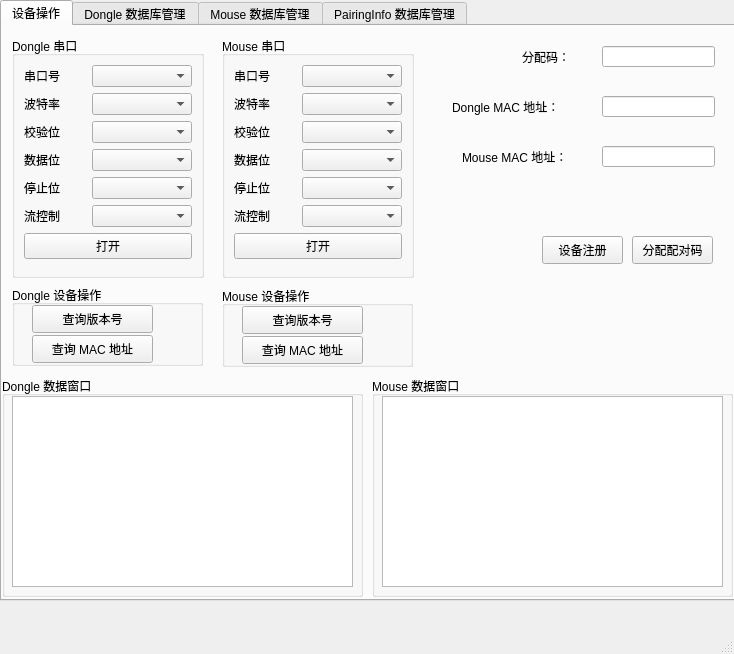
<?xml version="1.0" encoding="UTF-8"?>
<ui version="4.0">
 <class>PairingTool</class>
 <widget class="QMainWindow" name="PairingTool">
  <property name="geometry">
   <rect>
    <x>0</x>
    <y>0</y>
    <width>734</width>
    <height>654</height>
   </rect>
  </property>
  <property name="windowTitle">
   <string>MainWindow</string>
  </property>
  <widget class="QWidget" name="centralwidget">
   <widget class="QTabWidget" name="tabWidget">
    <property name="geometry">
     <rect>
      <x>0</x>
      <y>0</y>
      <width>741</width>
      <height>601</height>
     </rect>
    </property>
    <property name="currentIndex">
     <number>0</number>
    </property>
    <widget class="QWidget" name="tab">
     <attribute name="title">
      <string>设备操作</string>
     </attribute>
     <widget class="QGroupBox" name="group_Dongle">
      <property name="geometry">
       <rect>
        <x>10</x>
        <y>10</y>
        <width>192</width>
        <height>242</height>
       </rect>
      </property>
      <property name="maximumSize">
       <size>
        <width>16777215</width>
        <height>300</height>
       </size>
      </property>
      <property name="title">
       <string>Dongle 串口</string>
      </property>
      <layout class="QGridLayout" name="gridLayout_2">
       <item row="0" column="0">
        <layout class="QHBoxLayout" name="horizontalLayout">
         <item>
          <widget class="QLabel" name="label">
           <property name="text">
            <string>串口号</string>
           </property>
          </widget>
         </item>
         <item>
          <widget class="QComboBox" name="PortNumCmb_Dongle">
           <property name="sizePolicy">
            <sizepolicy hsizetype="Preferred" vsizetype="Fixed">
             <horstretch>0</horstretch>
             <verstretch>0</verstretch>
            </sizepolicy>
           </property>
           <property name="minimumSize">
            <size>
             <width>100</width>
             <height>0</height>
            </size>
           </property>
           <property name="maximumSize">
            <size>
             <width>1</width>
             <height>16777215</height>
            </size>
           </property>
          </widget>
         </item>
        </layout>
       </item>
       <item row="4" column="0">
        <layout class="QHBoxLayout" name="horizontalLayout_5">
         <item>
          <widget class="QLabel" name="label_6">
           <property name="text">
            <string>停止位</string>
           </property>
          </widget>
         </item>
         <item>
          <widget class="QComboBox" name="StopBCmb_Dongle">
           <property name="minimumSize">
            <size>
             <width>100</width>
             <height>0</height>
            </size>
           </property>
          </widget>
         </item>
        </layout>
       </item>
       <item row="5" column="0">
        <layout class="QHBoxLayout" name="horizontalLayout_6">
         <item>
          <widget class="QLabel" name="label_5">
           <property name="text">
            <string>流控制</string>
           </property>
          </widget>
         </item>
         <item>
          <widget class="QComboBox" name="FlowCtrlCmb_Dongle">
           <property name="minimumSize">
            <size>
             <width>100</width>
             <height>0</height>
            </size>
           </property>
          </widget>
         </item>
        </layout>
       </item>
       <item row="1" column="0">
        <layout class="QHBoxLayout" name="horizontalLayout_2">
         <item>
          <widget class="QLabel" name="label_2">
           <property name="text">
            <string>波特率</string>
           </property>
          </widget>
         </item>
         <item>
          <widget class="QComboBox" name="baudRCmb_Dongle">
           <property name="sizePolicy">
            <sizepolicy hsizetype="Preferred" vsizetype="Fixed">
             <horstretch>0</horstretch>
             <verstretch>0</verstretch>
            </sizepolicy>
           </property>
           <property name="minimumSize">
            <size>
             <width>100</width>
             <height>0</height>
            </size>
           </property>
          </widget>
         </item>
        </layout>
       </item>
       <item row="6" column="0">
        <widget class="QPushButton" name="OnOffBtn_Dongle">
         <property name="text">
          <string>打开</string>
         </property>
        </widget>
       </item>
       <item row="3" column="0">
        <layout class="QHBoxLayout" name="horizontalLayout_4">
         <item>
          <widget class="QLabel" name="label_4">
           <property name="text">
            <string>数据位</string>
           </property>
          </widget>
         </item>
         <item>
          <widget class="QComboBox" name="DataBCmb_Dongle">
           <property name="minimumSize">
            <size>
             <width>100</width>
             <height>0</height>
            </size>
           </property>
          </widget>
         </item>
        </layout>
       </item>
       <item row="2" column="0">
        <layout class="QHBoxLayout" name="horizontalLayout_3">
         <item>
          <widget class="QLabel" name="label_3">
           <property name="text">
            <string>校验位</string>
           </property>
          </widget>
         </item>
         <item>
          <widget class="QComboBox" name="DPaityCmb_Dongle">
           <property name="minimumSize">
            <size>
             <width>100</width>
             <height>0</height>
            </size>
           </property>
          </widget>
         </item>
        </layout>
       </item>
      </layout>
     </widget>
     <widget class="QGroupBox" name="group_Mouse">
      <property name="geometry">
       <rect>
        <x>220</x>
        <y>10</y>
        <width>192</width>
        <height>242</height>
       </rect>
      </property>
      <property name="maximumSize">
       <size>
        <width>16777215</width>
        <height>300</height>
       </size>
      </property>
      <property name="title">
       <string>Mouse 串口</string>
      </property>
      <layout class="QGridLayout" name="gridLayout_3">
       <item row="4" column="0">
        <layout class="QHBoxLayout" name="horizontalLayout_8">
         <item>
          <widget class="QLabel" name="label_8">
           <property name="text">
            <string>停止位</string>
           </property>
          </widget>
         </item>
         <item>
          <widget class="QComboBox" name="StopBCmb_Mouse">
           <property name="minimumSize">
            <size>
             <width>100</width>
             <height>0</height>
            </size>
           </property>
          </widget>
         </item>
        </layout>
       </item>
       <item row="6" column="0">
        <widget class="QPushButton" name="OnOffBtn_Mouse">
         <property name="text">
          <string>打开</string>
         </property>
        </widget>
       </item>
       <item row="3" column="0">
        <layout class="QHBoxLayout" name="horizontalLayout_12">
         <item>
          <widget class="QLabel" name="label_12">
           <property name="text">
            <string>数据位</string>
           </property>
          </widget>
         </item>
         <item>
          <widget class="QComboBox" name="DataBCmb_Mouse">
           <property name="minimumSize">
            <size>
             <width>100</width>
             <height>0</height>
            </size>
           </property>
          </widget>
         </item>
        </layout>
       </item>
       <item row="5" column="0">
        <layout class="QHBoxLayout" name="horizontalLayout_9">
         <item>
          <widget class="QLabel" name="label_9">
           <property name="text">
            <string>流控制</string>
           </property>
          </widget>
         </item>
         <item>
          <widget class="QComboBox" name="FlowCtrlCmb_Mouse">
           <property name="minimumSize">
            <size>
             <width>100</width>
             <height>0</height>
            </size>
           </property>
          </widget>
         </item>
        </layout>
       </item>
       <item row="1" column="0">
        <layout class="QHBoxLayout" name="horizontalLayout_10">
         <item>
          <widget class="QLabel" name="label_10">
           <property name="text">
            <string>波特率</string>
           </property>
          </widget>
         </item>
         <item>
          <widget class="QComboBox" name="baudRCmb_Mouse">
           <property name="sizePolicy">
            <sizepolicy hsizetype="Preferred" vsizetype="Fixed">
             <horstretch>0</horstretch>
             <verstretch>0</verstretch>
            </sizepolicy>
           </property>
           <property name="minimumSize">
            <size>
             <width>100</width>
             <height>0</height>
            </size>
           </property>
          </widget>
         </item>
        </layout>
       </item>
       <item row="0" column="0">
        <layout class="QHBoxLayout" name="horizontalLayout_11">
         <item>
          <widget class="QLabel" name="label_11">
           <property name="text">
            <string>串口号</string>
           </property>
          </widget>
         </item>
         <item>
          <widget class="QComboBox" name="PortNumCmb_Mouse">
           <property name="sizePolicy">
            <sizepolicy hsizetype="Preferred" vsizetype="Fixed">
             <horstretch>0</horstretch>
             <verstretch>0</verstretch>
            </sizepolicy>
           </property>
           <property name="minimumSize">
            <size>
             <width>100</width>
             <height>0</height>
            </size>
           </property>
           <property name="maximumSize">
            <size>
             <width>1</width>
             <height>16777215</height>
            </size>
           </property>
          </widget>
         </item>
        </layout>
       </item>
       <item row="2" column="0">
        <layout class="QHBoxLayout" name="horizontalLayout_7">
         <item>
          <widget class="QLabel" name="label_7">
           <property name="text">
            <string>校验位</string>
           </property>
          </widget>
         </item>
         <item>
          <widget class="QComboBox" name="DPaityCmb_Mouse">
           <property name="minimumSize">
            <size>
             <width>100</width>
             <height>0</height>
            </size>
           </property>
          </widget>
         </item>
        </layout>
       </item>
      </layout>
     </widget>
     <widget class="QPushButton" name="btn_registerDevice">
      <property name="geometry">
       <rect>
        <x>540</x>
        <y>210</y>
        <width>81</width>
        <height>28</height>
       </rect>
      </property>
      <property name="text">
       <string>设备注册</string>
      </property>
     </widget>
     <widget class="QPushButton" name="btn_paringCode">
      <property name="geometry">
       <rect>
        <x>630</x>
        <y>210</y>
        <width>81</width>
        <height>28</height>
       </rect>
      </property>
      <property name="text">
       <string>分配配对码</string>
      </property>
     </widget>
     <widget class="QGroupBox" name="group_dongleData">
      <property name="geometry">
       <rect>
        <x>0</x>
        <y>350</y>
        <width>361</width>
        <height>221</height>
       </rect>
      </property>
      <property name="title">
       <string>Dongle 数据窗口</string>
      </property>
      <widget class="QTextEdit" name="te_dongleRevData">
       <property name="geometry">
        <rect>
         <x>10</x>
         <y>20</y>
         <width>341</width>
         <height>191</height>
        </rect>
       </property>
      </widget>
     </widget>
     <widget class="QGroupBox" name="group_mouseData">
      <property name="geometry">
       <rect>
        <x>370</x>
        <y>350</y>
        <width>361</width>
        <height>221</height>
       </rect>
      </property>
      <property name="title">
       <string>Mouse 数据窗口</string>
      </property>
      <widget class="QTextEdit" name="te_mouseRevData">
       <property name="geometry">
        <rect>
         <x>10</x>
         <y>20</y>
         <width>341</width>
         <height>191</height>
        </rect>
       </property>
      </widget>
     </widget>
     <widget class="QLabel" name="label_13">
      <property name="geometry">
       <rect>
        <x>450</x>
        <y>60</y>
        <width>141</width>
        <height>41</height>
       </rect>
      </property>
      <property name="text">
       <string>Dongle MAC 地址：</string>
      </property>
     </widget>
     <widget class="QLineEdit" name="le_mouseMAC">
      <property name="geometry">
       <rect>
        <x>600</x>
        <y>120</y>
        <width>113</width>
        <height>21</height>
       </rect>
      </property>
     </widget>
     <widget class="QLineEdit" name="le_dongleMAC">
      <property name="geometry">
       <rect>
        <x>600</x>
        <y>70</y>
        <width>113</width>
        <height>21</height>
       </rect>
      </property>
      <property name="text">
       <string/>
      </property>
     </widget>
     <widget class="QLineEdit" name="le_pairingCode">
      <property name="geometry">
       <rect>
        <x>600</x>
        <y>20</y>
        <width>113</width>
        <height>21</height>
       </rect>
      </property>
     </widget>
     <widget class="QLabel" name="label_14">
      <property name="geometry">
       <rect>
        <x>520</x>
        <y>10</y>
        <width>61</width>
        <height>41</height>
       </rect>
      </property>
      <property name="text">
       <string>分配码：</string>
      </property>
     </widget>
     <widget class="QLabel" name="label_15">
      <property name="geometry">
       <rect>
        <x>460</x>
        <y>110</y>
        <width>141</width>
        <height>41</height>
       </rect>
      </property>
      <property name="text">
       <string>Mouse MAC 地址：</string>
      </property>
     </widget>
     <widget class="QGroupBox" name="groupBox">
      <property name="geometry">
       <rect>
        <x>10</x>
        <y>259</y>
        <width>191</width>
        <height>81</height>
       </rect>
      </property>
      <property name="title">
       <string>Dongle 设备操作</string>
      </property>
      <widget class="QPushButton" name="btn_checkDongleVersionId">
       <property name="geometry">
        <rect>
         <x>20</x>
         <y>20</y>
         <width>121</width>
         <height>28</height>
        </rect>
       </property>
       <property name="text">
        <string>查询版本号</string>
       </property>
      </widget>
      <widget class="QPushButton" name="btn_checkDongleMACAddress">
       <property name="geometry">
        <rect>
         <x>20</x>
         <y>50</y>
         <width>121</width>
         <height>28</height>
        </rect>
       </property>
       <property name="text">
        <string>查询 MAC 地址</string>
       </property>
      </widget>
     </widget>
     <widget class="QGroupBox" name="groupBox_2">
      <property name="geometry">
       <rect>
        <x>220</x>
        <y>260</y>
        <width>191</width>
        <height>81</height>
       </rect>
      </property>
      <property name="title">
       <string>Mouse 设备操作</string>
      </property>
      <widget class="QPushButton" name="btn_checkMouseVersionId">
       <property name="geometry">
        <rect>
         <x>20</x>
         <y>20</y>
         <width>121</width>
         <height>28</height>
        </rect>
       </property>
       <property name="text">
        <string>查询版本号</string>
       </property>
      </widget>
      <widget class="QPushButton" name="btn_checkMouseMACAddress">
       <property name="geometry">
        <rect>
         <x>20</x>
         <y>50</y>
         <width>121</width>
         <height>28</height>
        </rect>
       </property>
       <property name="text">
        <string>查询 MAC 地址</string>
       </property>
      </widget>
     </widget>
    </widget>
    <widget class="QWidget" name="tab_2">
     <attribute name="title">
      <string>Dongle 数据库管理</string>
     </attribute>
     <widget class="QTableView" name="tbv_Dongle">
      <property name="geometry">
       <rect>
        <x>210</x>
        <y>10</y>
        <width>500</width>
        <height>471</height>
       </rect>
      </property>
      <property name="minimumSize">
       <size>
        <width>500</width>
        <height>0</height>
       </size>
      </property>
      <property name="maximumSize">
       <size>
        <width>500</width>
        <height>16777215</height>
       </size>
      </property>
     </widget>
    </widget>
    <widget class="QWidget" name="tab_3">
     <attribute name="title">
      <string>Mouse 数据库管理</string>
     </attribute>
     <widget class="QTableView" name="tbv_Mouse">
      <property name="geometry">
       <rect>
        <x>210</x>
        <y>10</y>
        <width>500</width>
        <height>471</height>
       </rect>
      </property>
      <property name="minimumSize">
       <size>
        <width>500</width>
        <height>0</height>
       </size>
      </property>
      <property name="maximumSize">
       <size>
        <width>500</width>
        <height>16777215</height>
       </size>
      </property>
     </widget>
    </widget>
    <widget class="QWidget" name="tab_4">
     <attribute name="title">
      <string>PairingInfo 数据库管理</string>
     </attribute>
     <widget class="QTableView" name="tbv_ParingInfo">
      <property name="geometry">
       <rect>
        <x>210</x>
        <y>10</y>
        <width>500</width>
        <height>471</height>
       </rect>
      </property>
      <property name="minimumSize">
       <size>
        <width>500</width>
        <height>0</height>
       </size>
      </property>
      <property name="maximumSize">
       <size>
        <width>500</width>
        <height>16777215</height>
       </size>
      </property>
     </widget>
    </widget>
   </widget>
  </widget>
  <widget class="QMenuBar" name="menubar">
   <property name="geometry">
    <rect>
     <x>0</x>
     <y>0</y>
     <width>734</width>
     <height>26</height>
    </rect>
   </property>
  </widget>
  <widget class="QStatusBar" name="statusbar"/>
 </widget>
 <resources/>
 <connections/>
</ui>
